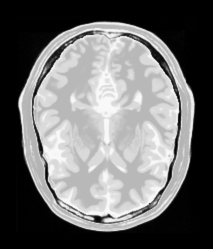
%> input picture BiSIPL_Lab9/S3_Q2_utils/pd.jpg, 213 x 249 px
$ octave BiSIPL_Lab9_Q2.m   (GNU Octave 9; MATLAB toolbox functions it lacks are replaced by stand-ins)
%> lines starting %> are read from the running program, lines starting %| are printed output that depends on the picture; in (x1, y1, x2, y2) boxes, pixels count from 0 and x2, y2 are one past the last pixel; in counts of white or black regions, pixels touching at a corner belong together; the program's own positions count from 1
% BiSPL Lab 9

% Part 2
close all
pd = im2double(imread('S3_Q2_utils/pd.jpg'));
%> pd: size 249x213x3 double; min 0, max 0.984, mean 0.428
t1 = im2double(imread('S3_Q2_utils/t1.jpg'));
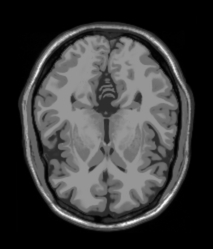
%> input picture BiSIPL_Lab9/S3_Q2_utils/t1.jpg, 213 x 249 px
%> t1: size 249x213x3 double; min 0, max 0.98, mean 0.227
t2 = im2double(imread('S3_Q2_utils/t2.jpg'));
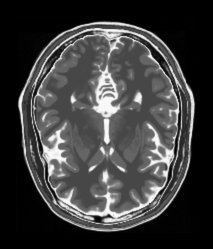
%> input picture BiSIPL_Lab9/S3_Q2_utils/t2.jpg, 213 x 249 px
%> t2: size 249x213x3 double; min 0, max 0.988, mean 0.237

data = cat(3, pd(:, :, 1), t1(:, :, 1));
data = cat(3, data(:, :, :), t2(:, :, 1));
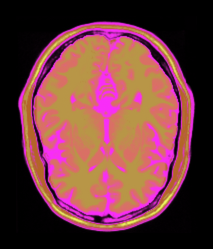
%> data: size 249x213x3 double; mean R, G, B 0.428, 0.227, 0.237

data = reshape(permute(data,[3 1 2]), 3, []);
number_of_clusters = 6;
IDX = kmeans(data', number_of_clusters);

img = reshape(IDX, size(pd, 1), size(pd, 2));
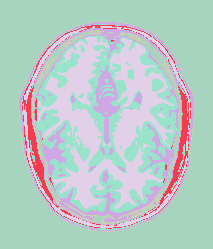
%> img: size 249x213 double; 6 distinct labels, from 1 to 6; one colour per label, 0 black

figure
for i=1:number_of_clusters
    subplot(2, 3, i)
    ith_cluster = img;
    ith_cluster(img~=i)=0;
    imshow(ith_cluster/number_of_clusters)
end
%> this loop made 6 passes
%> pass 1, `imshow(ith_cluster/number_of_clusters)`:
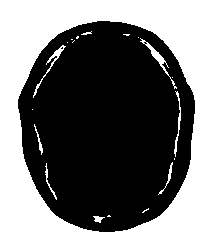
%> displayed picture: size 249x213, on the screen's scale of 0 to 255; values 0 (black) and 43 (white), 45.6% white; 20 white regions (11 under 20 px), largest, box (x1, y1, x2, y2) and area: (0, 0, 213, 249) 23389, (140, 38, 177, 89) 212, (33, 45, 66, 98) 170
%> after the loop:
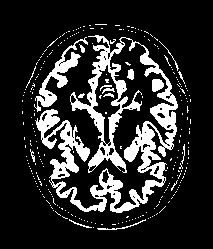
%> ith_cluster: size 249x213 double; values 0 (black) and 6 (white), 17.6% white; 256 white regions (240 under 20 px), largest, box (x1, y1, x2, y2) and area: (35, 35, 178, 213) 7373, (34, 37, 88, 112) 845, (152, 79, 164, 92) 124
%> after the loop:
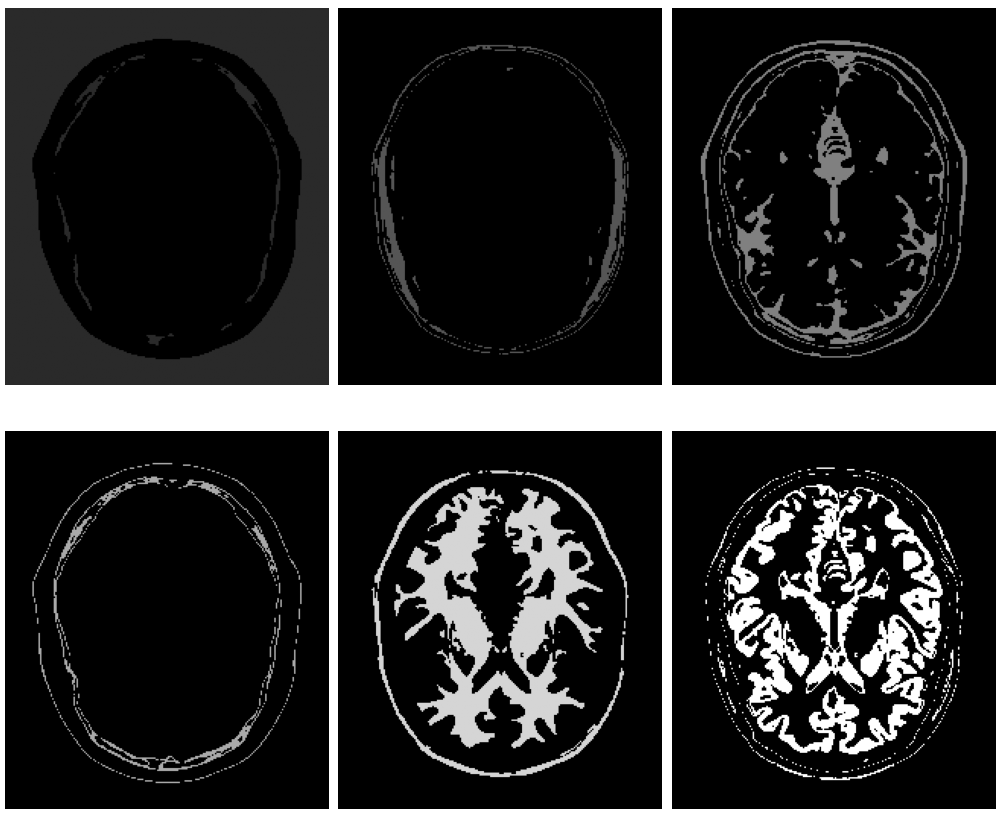
%> figure redrawn from the program's plot data, 6 panels
